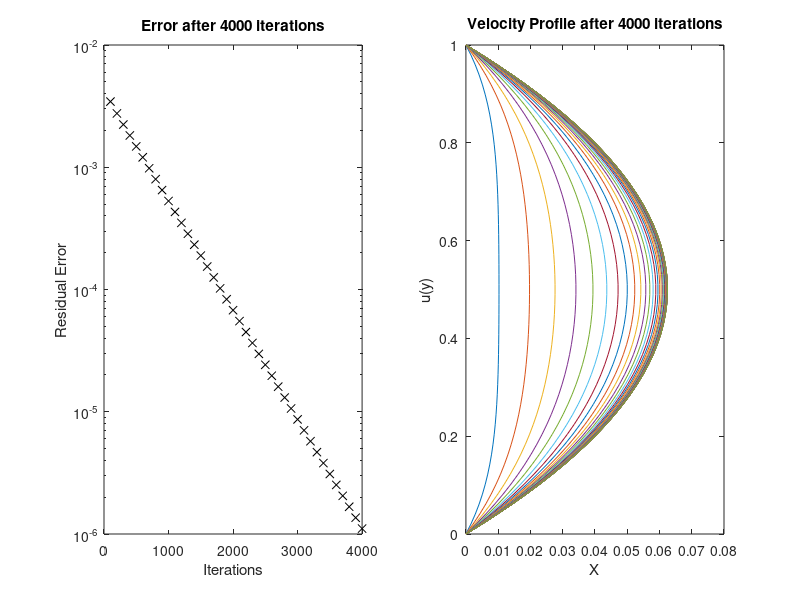

The MATLAB source for this figure:
%% 2-D Plane Poiseulle Flow and Couette flow
clc
close all
clear all
%% CREATING THE GRIDS
domain_size=1;                          % Define the domain size
node_points=50;                         % Number of Grid Points
h=domain_size/(node_points-1);          % Size of each element of the mesh
mu = 2;                                 % Viscosity

u(1)=0;                                 
u(node_points)=0;                       % For couette Flow change this to say 1m/s            

u_new(1)=0;
u_new(node_points)=0;

if u(node_points) == 1
    sprintf("This is Couette flow simulation")
else
    sprintf("This is Plane Poiseulle flow simulation")
end

dpdx = 1;                               % Pressure Gradient, positive value is favourable pressure gradient here

error_mag=1;                            % Error estimation
error_req=1e-6;                         % Threshold Error
iterations=0;                           % No of iterations
error_record = 0;                       % Array to record Errors
%% SOLUTION
while error_mag>error_req;
    for i=2:node_points-1
        u_new(i) = (u(i-1) + u(i+1) + (h*h*dpdx/mu))/2; % using the finite difference method
        
    end
    iterations=iterations+1;
    error_mag=0;
    for i=2:node_points-1;
        error_mag=error_mag+abs(u(i) - u_new(i));
        error_record(iterations) = error_mag;
    end
     if(rem(iterations, 100)) == 0                        % Plots the residual error
       figure(1);
       hold on
       subplot(1,2,1)
       semilogy(iterations, error_record(iterations), '-kx')
       xlabel('Iterations')
       ylabel('Residual Error')
       
      
       figure(1);
       hold on
      
       title(sprintf('Error after %d iterations', iterations))
       subplot(1,2,2)
        
       plot(u,linspace(0, domain_size, node_points))
       xlabel('X')
       ylabel('u(y)')
    
       title(sprintf('Velocity Profile after %d iterations', iterations))
       figure(1)
       hold on
       
       pause(0.25)
      
    end
    u=u_new;
end



    








    
    
